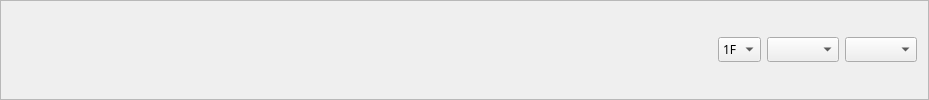
            <widget class="QFrame" name="frame_7">
             <property name="frameShape">
              <enum>QFrame::StyledPanel</enum>
             </property>
             <property name="frameShadow">
              <enum>QFrame::Raised</enum>
             </property>
             <layout class="QHBoxLayout" name="horizontalLayout_6">
              <item>
               <spacer name="horizontalSpacer_4">
                <property name="orientation">
                 <enum>Qt::Horizontal</enum>
                </property>
                <property name="sizeHint" stdset="0">
                 <size>
                  <width>706</width>
                  <height>20</height>
                 </size>
                </property>
               </spacer>
              </item>
              <item>
               <widget class="QComboBox" name="sensor_floor_comboBox">
                <property name="minimumSize">
                 <size>
                  <width>40</width>
                  <height>0</height>
                 </size>
                </property>
                <property name="font">
                 <font>
                  <family>KoPubWorld돋움체 Medium</family>
                  <weight>50</weight>
                  <bold>false</bold>
                 </font>
                </property>
                <property name="layoutDirection">
                 <enum>Qt::LeftToRight</enum>
                </property>
                <property name="styleSheet">
                 <string notr="true"/>
                </property>
                <property name="currentIndex">
                 <number>0</number>
                </property>
                <item>
                 <property name="text">
                  <string>1F</string>
                 </property>
                </item>
                <item>
                 <property name="text">
                  <string>2F</string>
                 </property>
                </item>
                <item>
                 <property name="text">
                  <string>3F</string>
                 </property>
                </item>
                <item>
                 <property name="text">
                  <string>4F</string>
                 </property>
                </item>
                <item>
                 <property name="text">
                  <string>5F</string>
                 </property>
                </item>
                <item>
                 <property name="text">
                  <string>6F</string>
                 </property>
                </item>
               </widget>
              </item>
              <item>
               <widget class="QComboBox" name="temp_sensor_combobox">
                <property name="font">
                 <font>
                  <family>KoPubWorld돋움체 Medium</family>
                  <weight>50</weight>
                  <bold>false</bold>
                 </font>
                </property>
                <property name="layoutDirection">
                 <enum>Qt::LeftToRight</enum>
                </property>
                <property name="styleSheet">
                 <string notr="true"/>
                </property>
                <property name="currentIndex">
                 <number>-1</number>
                </property>
               </widget>
              </item>
              <item>
               <widget class="QComboBox" name="gas_sensor_combobox">
                <property name="font">
                 <font>
                  <family>KoPubWorld돋움체 Medium</family>
                  <weight>50</weight>
                  <bold>false</bold>
                 </font>
                </property>
                <property name="layoutDirection">
                 <enum>Qt::LeftToRight</enum>
                </property>
                <property name="styleSheet">
                 <string notr="true"/>
                </property>
                <property name="currentIndex">
                 <number>-1</number>
                </property>
               </widget>
              </item>
             </layout>
            </widget>
